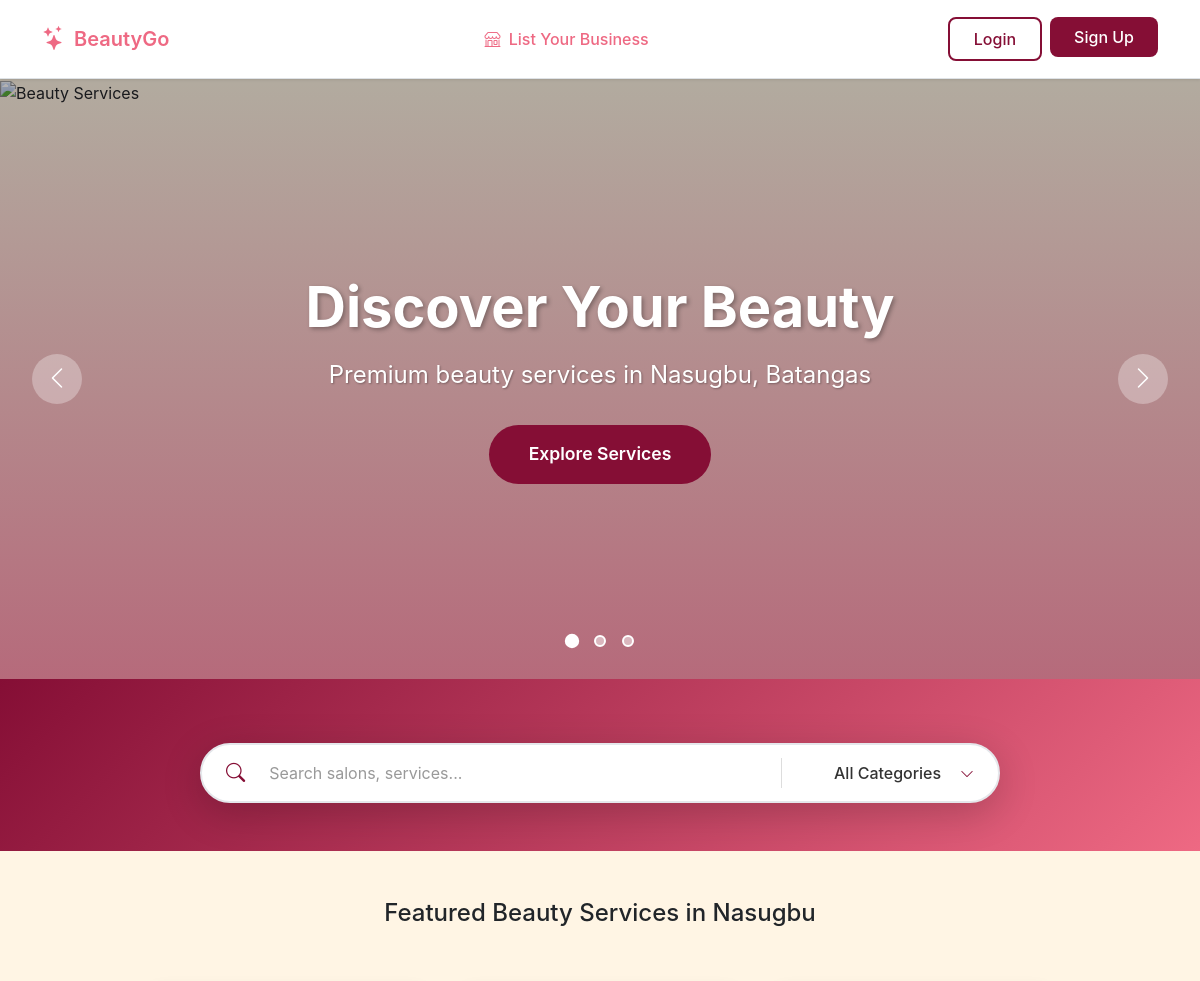
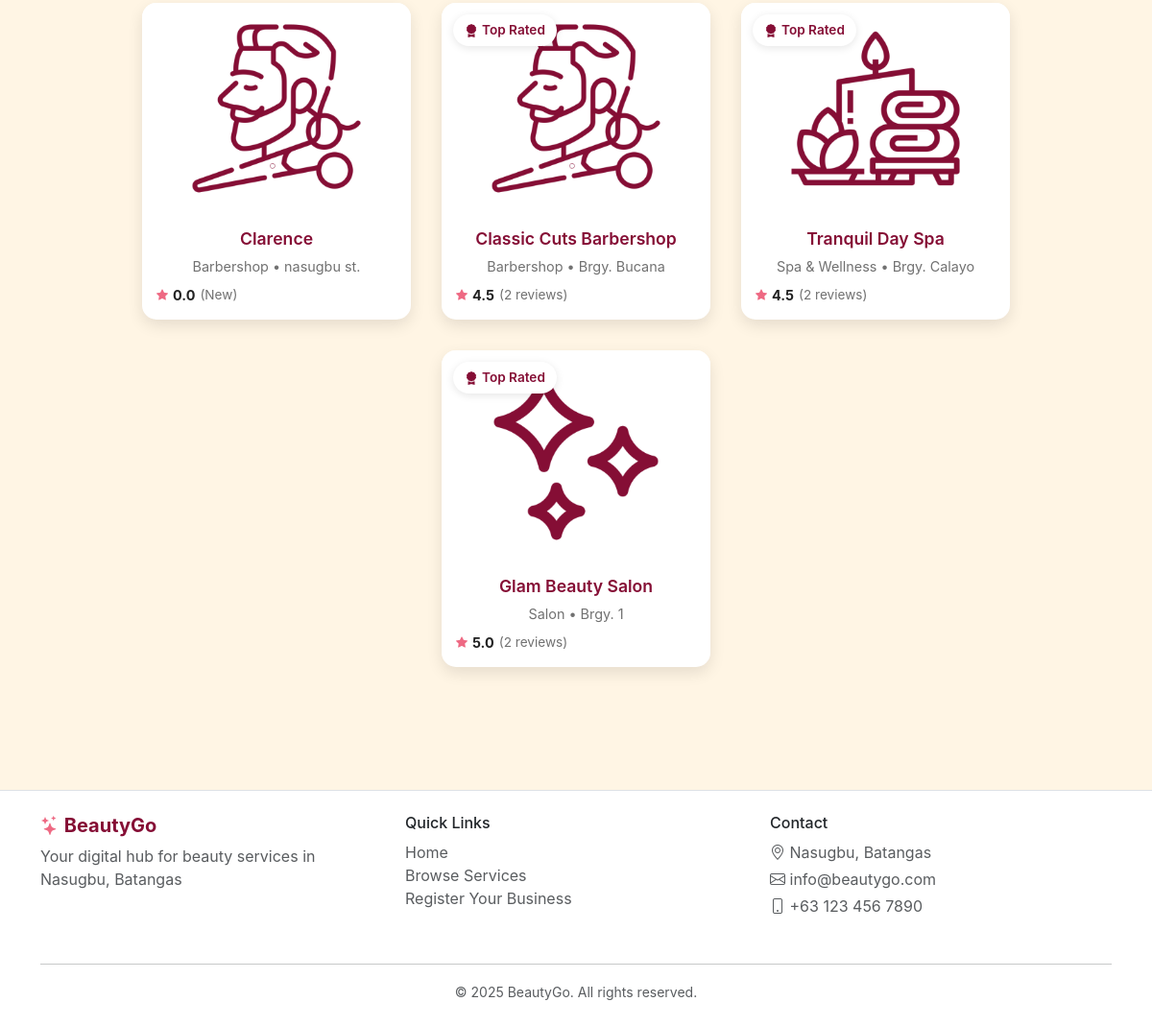
The page / on the database its author committed (2 pictures, top to bottom).
### tables this page shows
CREATE TABLE `businesses` (
  `business_id` int(11) NOT NULL,
  `business_name` varchar(255) DEFAULT NULL,
  `business_type` varchar(255) DEFAULT NULL,
  `business_desc` text DEFAULT NULL,
  `business_num` varchar(255) DEFAULT NULL,
  `business_email` varchar(255) DEFAULT NULL,
  `business_password` varchar(255) DEFAULT NULL,
  `business_address` varchar(255) DEFAULT NULL,
  `opening_hour` time NOT NULL,
  `closing_hour` time NOT NULL,
  `city` varchar(50) NOT NULL,
  `location` point DEFAULT NULL
);

### backend/function_businesses.php (called while the page is built, shortened)
<?php
function getAllBusinesses() {
    $conn = getDbConnection();
    $result = $conn->query("SELECT *, ST_X(location) AS longitude, ST_Y(location) AS latitude FROM businesses ORDER BY business_id DESC");
    return $result->fetch_all(MYSQLI_ASSOC);
}
?>

### backend/function_utilities.php (called while the page is built, shortened)
<?php
function getBusinessesWithDistance($userLat = null, $userLon = null) {
    $businesses = getAllBusinesses();
    return $businesses;
}
?>

### backend/function_reviews.php (called while the page is built, shortened)
<?php
function getBusinessReviews($businessId) {
    $conn = getDbConnection();
    $stmt = $conn->prepare("
        SELECT
            r.review_id,
            r.customer_id,
            r.business_id,
            r.review_date,
            r.rating,
            r.review_text,
            r.review_img1,
            r.review_img2,
            r.review_img3,
            r.review_img4,
            r.review_img5,
            c.fname AS customer_fname,
            c.surname AS customer_lname
        FROM reviews r
        JOIN customers c ON r.customer_id = c.customer_id
        WHERE r.business_id = ?
        ORDER BY r.review_date DESC
    ");
    $stmt->bind_param("i", $businessId);
    $stmt->execute();
    $result = $stmt->get_result();
    $reviews = [];
    while ($row = $result->fetch_assoc()) {
        $images = [];
        for ($i = 1; $i <= 5; $i++) {
            $key = "review_img$i";
            unset($row[$key]);
        }
        $row['images'] = $images;
        $row['replies'] = getReviewReplies($row['review_id']);
        $reviews[] = $row;
    }
    return $reviews;
}
function getReviewReplies($reviewId) {
    $conn = getDbConnection();
    $stmt = $conn->prepare("
        SELECT
            rr.reply_id,
            rr.review_id,
            rr.sender_type,
            rr.sender_id,
            rr.reply_text,
            rr.reply_date,
            CASE
                WHEN rr.sender_type = 'customer' THEN CONCAT(c.fname, ' ', c.surname)
                WHEN rr.sender_type = 'business' THEN b.business_name
            END AS sender_name
        FROM review_replies rr
        LEFT JOIN customers c ON rr.sender_type = 'customer' AND rr.sender_id = c.customer_id
        LEFT JOIN businesses b ON rr.sender_type = 'business' AND rr.sender_id = b.business_id
        WHERE rr.review_id = ?
        ORDER BY rr.reply_date ASC
    ");
    $stmt->bind_param("i", $reviewId);
    $stmt->execute();
    $result = $stmt->get_result();
    $replies = [];
    while ($row = $result->fetch_assoc()) {
        $replies[] = $row;
    }
    return $replies;
}
function calculateAverageRating($businessId) {
    $conn = getDbConnection();
    $stmt = $conn->prepare("SELECT AVG(rating) AS avg_rating FROM reviews WHERE business_id = ?");
    $stmt->bind_param("i", $businessId);
    $stmt->execute();
    $result = $stmt->get_result();
    $row = $result->fetch_assoc();
    return $row && $row['avg_rating'] ? round($row['avg_rating'], 1) : 0;
}
?>

### index.php (the view, shortened to what this page needs)
<?php
require_once 'backend/function_utilities.php';
require_once 'backend/function_businesses.php';
require_once 'backend/function_reviews.php';
$userLat = $_SESSION['user_latitude'] ?? null;
$userLon = $_SESSION['user_longitude'] ?? null;
$businesses = getBusinessesWithDistance($userLat, $userLon);
include 'includes/header.php';
?>
<link rel="stylesheet" href="css/styles.css">
<link rel="stylesheet" href="css/index.css">
<main>
    <div class="hero-carousel-wrapper">
        <div class="carousel-slide active">
            <div class="carousel-overlay">
                <div class="carousel-content">
                    <h1>Discover Your Beauty</h1>
                    <p>Premium beauty services in Nasugbu, Batangas</p>
                    <a href="#business-section" class="carousel-btn">Explore Services</a>
                </div>
            </div>
        </div>
        <button class="carousel-arrow left" onclick="changeSlide(-1)">
            <i class="bi bi-chevron-left"></i>
        </button>
        <button class="carousel-arrow right" onclick="changeSlide(1)">
            <i class="bi bi-chevron-right"></i>
        </button>
        <div class="carousel-nav">
            <div class="carousel-dot active" onclick="goToSlide(0)"></div>
            <div class="carousel-dot" onclick="goToSlide(1)"></div>
            <div class="carousel-dot" onclick="goToSlide(2)"></div>
        </div>
    </div>
    <section class="hero-section-new">
        <div class="container">
            <div class="search-bar-wrapper">
                <div class="search-bar-container">
                    <div class="search-input-group">
                        <i class="bi bi-search search-icon"></i>
                        <input type="text" class="search-input" id="searchInput" placeholder="Search salons, services..." onkeyup="filterBusinesses()">
                    </div>
                    <div class="search-category-group">
                        <select class="search-category-select" id="typeFilter" onchange="filterBusinesses()">
                            <option value="">All Categories</option>
                        </select>
                        <i class="bi bi-chevron-down category-arrow"></i>
                    </div>
                </div>
            </div>
        </div>
    </section>
    <div class="container my-5 text-center" id="business-section">
        <h4 class="mb-4">Featured Beauty Services in Nasugbu</h4>
        <?php if (empty($businesses)): ?>
            <div class="empty-state">
                <i class="bi bi-shop"></i>
                <h4>No Businesses Found</h4>
                <p>Be the first to register your beauty business!</p>
                <a href="register-business.php" class="btn btn-primary">Register Business</a>
            </div>
        <?php else: ?>
            <div class="business-grid">
                <?php foreach ($businesses as $business): ?>
            <?php
            $businessImage = null;
            if (!$businessImage) {
                $defaultImages = [
                    'hair salon' => 'resources\salon.png',
                    'spa & wellness' => 'resources\spa.png',
                    'barbershop' => 'resources\barbers.png',
                    'beauty clinic' => 'resources\clinic.png',
                    'nail salon' => 'resources\nails.png'
                ];
                $businessType = strtolower($business['business_type'] ?? 'salon');
                $businessImage = $defaultImages[$businessType] ?? 'resources/default.png';
            }
            $avgRating = calculateAverageRating($business['business_id']);
            $reviews = getBusinessReviews($business['business_id']);
            $reviewCount = count($reviews);
            $location = $business['city'] ?? 'Nasugbu';
            if (!empty($business['business_address'])) {
                $addressParts = explode(',', $business['business_address']);
                $location = trim($addressParts[0]);
            }
            ?>
            <div class="business-card"
                data-type="<?php echo strtolower($business['business_type'] ?? 'salon'); ?>"
                data-name="<?php echo htmlspecialchars($business['business_name']); ?>"
                data-business-id="<?php echo $business['business_id']; ?>">
                <div class="business-card-img" onclick="window.location.href='business-detail.php?id=<?php echo $business['business_id']; ?>'">
                    <img src="<?php echo $businessImage; ?>"
                        alt="<?php echo htmlspecialchars($business['business_name']); ?>">
                    <?php if ($avgRating >= 4.5): ?>
                        <span class="airbnb-badge">
                            <i class="bi bi-award-fill"></i> Top Rated
                        </span>
                    <?php endif; ?>
                </div>
                <div class="business-card-content" onclick="window.location.href='business-detail.php?id=<?php echo $business['business_id']; ?>'">
                    <h5 class="business-name"><?php echo htmlspecialchars($business['business_name']); ?></h5>
                    <p class="business-type-location">
                        <?php echo ucfirst($business['business_type'] ?? 'Salon'); ?> • <?php echo htmlspecialchars($location); ?>
                    </p>
                    <div class="airbnb-rating">
                        <i class="bi bi-star-fill"></i>
                        <strong><?php echo number_format($avgRating, 1); ?></strong>
                        <?php if ($reviewCount > 0): ?>
                            <span class="rating-count">(<?php echo $reviewCount; ?> <?php echo $reviewCount === 1 ? 'review' : 'reviews'; ?>)</span>
                        <?php else: ?>
                            <span class="rating-count">(New)</span>
                        <?php endif; ?>
                    </div>
                </div>
            </div>
        <?php endforeach; ?>
            </div>
        <?php endif; ?>
    </div>
</main>
<?php include 'includes/footer.php'; ?>

### rows shown on the page
businesses: business_name "Clarence", business_type "Barbershop", business_address "nasugbu st.", avgRating "0.0", shows "(New)"
businesses: shows "Top Rated", business_name "Classic Cuts Barbershop", business_type "Barbershop", business_address "Brgy. Bucana", avgRating "4.5", reviewCount "2", shows "reviews"
businesses: shows a picture, shows "Top Rated", business_name "Tranquil Day Spa", business_type "Spa & Wellness", business_address "Brgy. Calayo", avgRating "4.5", reviewCount "2", shows "reviews"
businesses: shows a picture, shows "Top Rated", business_name "Glam Beauty Salon", business_type "Salon", business_address "Brgy. 1", avgRating "5.0", reviewCount "2", shows "reviews"
